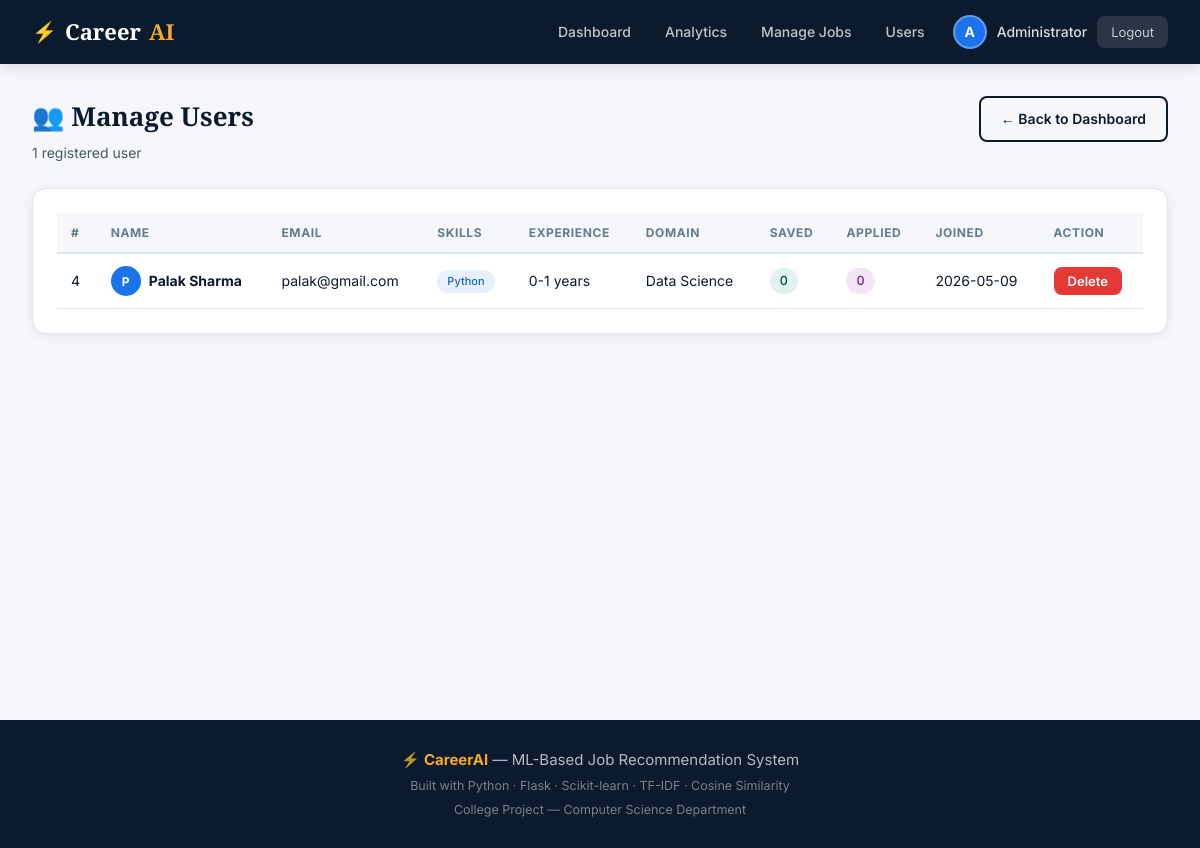
Page /admin/users (signed in) on the committed database.
### tables this page shows
CREATE TABLE user_profiles (
                id              INTEGER PRIMARY KEY AUTOINCREMENT,
                user_id         INTEGER UNIQUE,
                skills          TEXT,
                experience      TEXT,
                education       TEXT,
                location        TEXT,
                domain          TEXT,
                expected_salary TEXT,
                goals           TEXT,
                resume_text     TEXT,
                resume_filename TEXT,
                updated_at      TEXT DEFAULT (datetime('now')),
                FOREIGN KEY(user_id) REFERENCES users(id)
            );

CREATE TABLE users (
                id          INTEGER PRIMARY KEY AUTOINCREMENT,
                name        TEXT    NOT NULL,
                email       TEXT    UNIQUE NOT NULL,
                password    TEXT    NOT NULL,
                is_admin    INTEGER DEFAULT 0,
                created_at  TEXT    DEFAULT (datetime('now'))
            );

### app.py (the view)
@app.route("/admin/users")
@admin_required
def admin_users():
    db    = get_db()
    users = db.execute("""
        SELECT u.id, u.name, u.email, u.created_at,
               p.skills, p.experience, p.domain,
               (SELECT COUNT(*) FROM saved_jobs s WHERE s.user_id=u.id) as saved,
               (SELECT COUNT(*) FROM applied_jobs a WHERE a.user_id=u.id) as applied
        FROM users u
        LEFT JOIN user_profiles p ON p.user_id=u.id
        WHERE u.is_admin=0
        ORDER BY u.created_at DESC
    """).fetchall()
    return render_template("admin_users.html", users=users)

### app.py (called while the page is built)
def get_db():
    db = getattr(g, "_database", None)
    if db is None:
        db = g._database = sqlite3.connect(DB_PATH)
        db.row_factory = sqlite3.Row
    return db

def admin_required(f):
    from functools import wraps
    @wraps(f)
    def decorated(*args, **kwargs):
        if not session.get("is_admin"):
            flash("Admin access required.", "danger")
            return redirect(url_for("login"))
        return f(*args, **kwargs)
    return decorated

### templates/admin_users.html (shortened to what this page needs)
{% extends "base.html" %}
{% block content %}
<div class="page-wrap">
  <div class="page-header">
    <div>
      <h1 class="page-title">👥 Manage Users</h1>
      <p class="page-sub">{{ users|length }} registered user{{ 's' if users|length != 1 }}</p>
    </div>
    <a href="{{ url_for('admin_dashboard') }}" class="btn btn-outline">← Back to Dashboard</a>
  </div>
  <div class="card">
    <div class="table-wrap">
      <table class="data-table">
        <thead>
          <tr>
            <th>#</th>
            <th>Name</th>
            <th>Email</th>
            <th>Skills</th>
            <th>Experience</th>
            <th>Domain</th>
            <th>Saved</th>
            <th>Applied</th>
            <th>Joined</th>
            <th>Action</th>
          </tr>
        </thead>
        <tbody>
          {% for user in users %}
          <tr>
            <td>{{ user.id }}</td>
            <td>
              <div style="display:flex;align-items:center;gap:8px">
                <div class="user-avatar-sm">{{ user.name[0].upper() }}</div>
                <strong>{{ user.name }}</strong>
              </div>
            </td>
            <td>{{ user.email }}</td>
            <td>
              {% if user.skills %}
                {% for sk in user.skills.split(',')[:3] %}
                <span class="chip chip-blue" style="font-size:11px">{{ sk.strip() }}</span>
                {% endfor %}
              {% else %}<span style="color:#90A4AE">—</span>{% endif %}
            </td>
            <td>{{ user.experience or '—' }}</td>
            <td>{{ user.domain or '—' }}</td>
            <td><span class="chip chip-green">{{ user.saved }}</span></td>
            <td><span class="chip chip-purple">{{ user.applied }}</span></td>
            <td>{{ user.created_at[:10] }}</td>
            <td>
              <form method="POST" action="{{ url_for('admin_delete_user', user_id=user.id) }}"
                    onsubmit="return confirm('Delete user {{ user.name }}? This cannot be undone.')">
                <button type="submit" class="btn btn-danger btn-sm">Delete</button>
              </form>
            </td>
          </tr>
          {% else %}
          <tr><td colspan="10" style="text-align:center;color:#90A4AE;padding:2rem">No users registered yet.</td></tr>
          {% endfor %}
        </tbody>
      </table>
    </div>
  </div>
</div>
{% endblock %}

### templates/base.html (shortened to what this page needs)
<!DOCTYPE html>
<html lang="en">
<head>
    <link rel="stylesheet" href="{{ url_for('static', filename='css/style.css') }}">
</head>
<body>
<nav class="navbar">
  <div class="nav-inner">
    <a class="nav-brand" href="{{ url_for('home') }}">
      <span class="brand-icon">⚡</span>
      Career<span class="brand-accent">AI</span>
    </a>
    <div class="nav-links">
      {% if session.get('user_id') %}
        {% if session.get('is_admin') %}
          <a href="{{ url_for('admin_dashboard') }}" class="nav-link {% if request.endpoint == 'admin_dashboard' %}active{% endif %}">Dashboard</a>
          <a href="{{ url_for('admin_analytics') }}" class="nav-link">Analytics</a>
          <a href="{{ url_for('admin_jobs') }}" class="nav-link">Manage Jobs</a>
          <a href="{{ url_for('admin_users') }}" class="nav-link">Users</a>
        {% endif %}
        <div class="nav-user">
          <span class="user-avatar">{{ session.get('user_name','U')[0].upper() }}</span>
          <span class="user-name">{{ session.get('user_name','') }}</span>
          <a href="{{ url_for('logout') }}" class="btn-logout">Logout</a>
        </div>
      {% else %}
        <a href="{{ url_for('login') }}" class="nav-link">Login</a>
        <a href="{{ url_for('register') }}" class="btn-nav-cta">Get Started</a>
      {% endif %}
    </div>
  </div>
</nav>
<main>{% block content %}{% endblock %}</main>
<footer class="footer">
  <div class="footer-inner">
    <p>⚡ <strong>CareerAI</strong> — ML-Based Job Recommendation System</p>
    <p class="footer-sub">Built with Python · Flask · Scikit-learn · TF-IDF · Cosine Similarity</p>
    <p class="footer-sub">College Project — Computer Science Department</p>
  </div>
</footer>
</body>
</html>

### static/css/style.css (style rules this page uses)
:root { --navy: #0B1A2C; --navy-2: #152640; --blue: #1A73E8; --blue-light: #E8F0FE; --green: #00897B; --green-light: #E0F2F1; --gold: #F9A825; --gold-light: #FFF8E1; --red: #E53935; --red-light: #FFEBEE; --purple: #8E24AA; --purple-light:#F3E5F5; --slate: #607D8B; --slate-light: #ECEFF1; --white: #FFFFFF; --off-white: #F5F7FA; --border: #E0E6EF; --text: #0B1A2C; --text-2: #455A64; --text-3: #90A4AE; --shadow: 0 2px 12px rgba(11,26,44,0.08); --shadow-lg: 0 8px 32px rgba(11,26,44,0.14); --radius: 14px; --radius-sm: 8px; --radius-xs: 6px; }
*, *::before, *::after { box-sizing: border-box; margin: 0; padding: 0; }
html { scroll-behavior: smooth; }
body { font-family: 'Inter', sans-serif; background: var(--off-white); color: var(--text); font-size: 15px; line-height: 1.6; }
a { text-decoration: none; color: var(--blue); }
.navbar { background: var(--navy); height: 64px; position: sticky; top: 0; z-index: 200; box-shadow: 0 2px 16px rgba(0,0,0,0.15); }
.nav-inner { max-width: 1280px; margin: 0 auto; padding: 0 2rem; height: 100%; display: flex; align-items: center; justify-content: space-between; }
.nav-brand { font-family: 'Playfair Display', serif; font-size: 22px; font-weight: 700; color: white; display: flex; align-items: center; gap: 8px; text-decoration: none; }
.brand-icon { font-size: 20px; }
.brand-accent { color: var(--gold); }
.nav-links { display: flex; align-items: center; gap: 6px; }
.nav-link { color: rgba(255,255,255,0.75); padding: 6px 14px; border-radius: 8px; font-size: 14px; font-weight: 500; transition: all 0.15s; text-decoration: none; }
.nav-user { display: flex; align-items: center; gap: 10px; margin-left: 8px; }
.user-avatar { width: 34px; height: 34px; border-radius: 50%; background: var(--blue); color: white; font-weight: 700; font-size: 14px; display: flex; align-items: center; justify-content: center; border: 2px solid rgba(255,255,255,0.3); }
.user-name { color: rgba(255,255,255,0.85); font-size: 14px; font-weight: 500; }
.btn-logout { background: rgba(255,255,255,0.12); color: rgba(255,255,255,0.75); padding: 6px 14px; border-radius: 8px; font-size: 13px; transition: all 0.15s; text-decoration: none; }
.page-wrap { max-width: 1200px; margin: 0 auto; padding: 2rem; }
main { min-height: calc(100vh - 64px - 80px); }
.btn { display: inline-flex; align-items: center; gap: 6px; padding: 10px 20px; border-radius: 8px; font-family: 'Inter', sans-serif; font-size: 14px; font-weight: 600; cursor: pointer; border: none; transition: all 0.15s; text-decoration: none; }
.btn-outline { background: transparent; color: var(--navy); border: 2px solid var(--navy); }
.btn-danger { background: var(--red); color: white; }
.btn-sm { padding: 6px 14px; font-size: 13px; }
.card { background: white; border: 1px solid var(--border); border-radius: var(--radius); padding: 1.5rem; margin-bottom: 1.25rem; box-shadow: var(--shadow); }
.page-header { display: flex; align-items: flex-start; justify-content: space-between; margin-bottom: 1.5rem; flex-wrap: wrap; gap: 12px; }
.page-title { font-family: 'Playfair Display', serif; font-size: 26px; font-weight: 700; color: var(--navy); }
.page-sub { color: var(--text-2); font-size: 14px; margin-top: 4px; }
.chip { display: inline-flex; align-items: center; padding: 3px 10px; border-radius: 20px; font-size: 12.5px; font-weight: 500; }
.chip-blue { background: var(--blue-light); color: #1565C0; }
.chip-green { background: var(--green-light); color: #004D40; }
.chip-purple { background: var(--purple-light); color: #6A1B9A; }
.data-table { width: 100%; border-collapse: collapse; font-size: 14px; }
.data-table th { background: var(--off-white); padding: 10px 14px; text-align: left; font-size: 12px; font-weight: 700; color: var(--slate); text-transform: uppercase; letter-spacing: 0.05em; border-bottom: 2px solid var(--border); }
.data-table td { padding: 12px 14px; border-bottom: 1px solid var(--border); vertical-align: middle; }
.table-wrap { overflow-x: auto; }
.user-avatar-sm { width: 30px; height: 30px; border-radius: 50%; background: var(--blue); color: white; font-size: 12px; font-weight: 700; display: flex; align-items: center; justify-content: center; flex-shrink: 0; }
.footer { background: var(--navy); padding: 1.75rem 0; text-align: center; margin-top: auto; }
.footer-inner { color: rgba(255,255,255,0.7); }
.footer-inner strong { color: var(--gold); }
.footer-sub { font-size: 12.5px; color: rgba(255,255,255,0.45); margin-top: 4px; }

### rows in the picture
user_profiles: id "4", name "P", name "Palak Sharma", email "palak@gmail.com", strip "Python", experience "0-1 years", domain "Data Science", saved "0", applied "0", created_at "2026-05-09"

### other values in the picture
{{ session.get('user_name','U')[0].upper() }} "A"
{{ session.get('user_name','') }} "Administrator"
{{ users|length }} "1"
